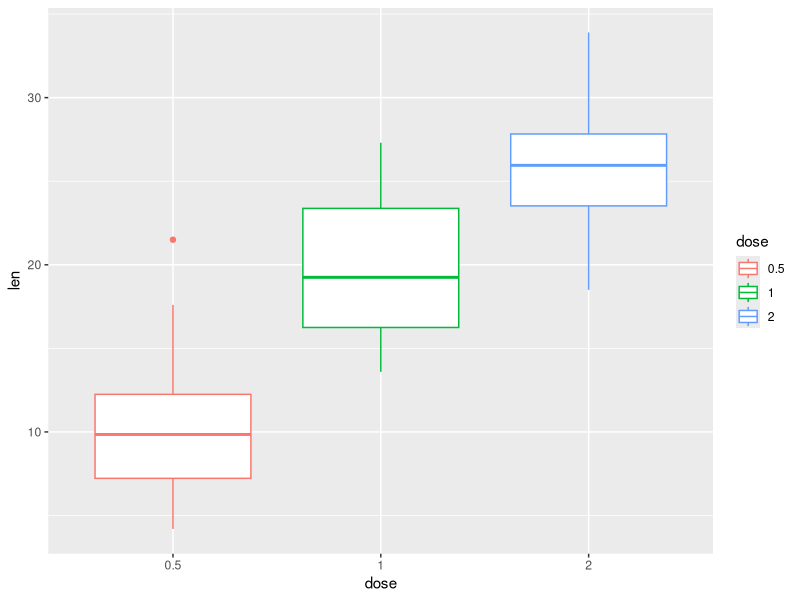

The R source for this figure: (Note: this script raises an error after producing the figure.)
## ---- chunk 1
knitr::opts_chunk$set(echo = TRUE)

#install.packages("tidyverse)
library("tidyverse")
## ---- chunk 2

data("ToothGrowth")

ToothGrowth_df <- ToothGrowth %>%
  group_by(supp, dose) %>%
  summarize(n=n(), mean = mean(len), sd = sd(len))

#head(ToothGrowth_df) # prints the first 6 rows of the dataframe
tail(ToothGrowth_df, 10) # prints the last 6 rows of the dataframe
## ---- chunk 3

data("ToothGrowth")

ToothGrowth_df2 <- ToothGrowth %>%
  group_by(dose, supp) %>%
  summarize(n=n(), mean=mean(len), sd = sd(len)) %>%
  dplyr::rename(supplement_type = supp) %>%
  mutate("micrograms/day" = dose * 1000) %>%
  ungroup() %>%    # in order to remove grouped columns, you must first ungroup.
  select(-dose)  %>%
  arrange(mean)

ToothGrowth_df2
## ---- chunk 4

data("iris")


iris_df <- iris  %>%
  gather(key="part_and_dimension", value="measurement", 1:4) %>%
  separate(col=part_and_dimension, into=c("part", "dimension")) %>%
  group_by(Species, part, dimension) %>% # no quotes around column names
  summarize(mean_measurement = mean(measurement)) %>%
  spread(key = "dimension",  value = "mean_measurement")


iris_df

## ---- chunk 5

# import tab separated text files
data <- read.delim("./DGE.tsv", sep="\t")

DGE_df1 <- data


head(DGE_df1,10)

## ---- chunk 6
# import tab separated text files
data <- read.delim("./DGE.tsv", sep="\t")
gene_lengths <- read.delim("./gene_ids.tsv", sep="\t")

# library sizes (million mapped reads = MMR)
expo1_MMR <- sum(data$expo_rep1) / 1000000
expo2_MMR <- sum(data$expo_rep2) / 1000000
stat1_MMR <- sum(data$stat_rep1) / 1000000
stat2_MMR <- sum(data$stat_rep2) / 1000000


# custom function that will be applied to dataframe
get_pvalue <- function(RPKM_a1,RPKM_a2,RPKM_b1,RPKM_b2){ 
  pval= t.test( x = c(RPKM_a1,RPKM_a2),
                y = c( RPKM_b1,RPKM_b2) )$p.value
  
  if(is.na(pval)){pval = 1}
  if(pval == Inf){pval = 1}
  if(pval == -Inf){pval = 0.0001}

  return(pval)
}

regulation <- function(log2fc, pval){
  if(log2fc > 1 & pval < 0.05 ){return('upregulated')}
  else if(log2fc < -1 & pval < 0.05 ){return('downregulated')}
  else{return('unchanged')}
}



# Start here. build up the dataframe layer-by-layer using piping. 
# Don't uncomment the code until the instructions tell you to. 

DGE_df2 <- data

  #mutate(expo_RPKM_rep1 = expo_rep1 / (length / 1000)  / expo1_MMR   )
 

  #rowwise() %>%
    #mutate(expo_mean_RPKM = mean(c(expo_RPKM_rep1, expo_RPKM_rep2)) ) 



nrow(DGE_df2) # count rows
head(DGE_df2,10) # print first 10 rows of DGE dataframe

#write.table(DGE_df2, "./DGE_analysis.tsv", sep="\t", row.name=FALSE)
## ---- chunk 7

#gene_lengths$gene_id <- as.character( gene_lengths$gene_id  ) # convert gene_id to character type
head(gene_lengths,3)

## ---- chunk 8

## BUG Change to ToothGrowth_df2 !!

#ToothGrowth_df2$"dose (ug/day)" <- as.integer( ToothGrowth_df2$"dose (ug/day)" )  # convert dose to integer
head(ToothGrowth_df2,3)

## ---- chunk 9

#iris_df$part <- as.factor( iris_df$part )   # convert part to factor
#iris_df$part <- factor( iris_df$part, levels=c("Sepal","Petal") ) # convert part to factor and/or re-level
head(iris_df)

## ---- chunk 10


head(DGE_df2)
## ---- chunk 11


head(DGE_df1)
## ---- chunk 12


## ---- chunk 13

ToothGrowth_df3 <- ToothGrowth
ToothGrowth_df3$dose <- as.factor(ToothGrowth_df3$dose) 

ggplot(ToothGrowth_df3, aes( x = dose, y = len, color = dose)) +
  geom_boxplot() 
#  geom_jitter(size = 1, position = position_dodge(.75)) 
#  theme_classic() 
#  facet_wrap(~supp) 
#  scale_color_manual(values=c("blue", "red", "orange")) 
#  labs(x="Dose (mg/day)", y="Length",title="Tooth Growth") 
#  scale_y_continuous(limits = c(0,40)) 
#  theme(plot.title = element_text(hjust = 0.5, size = 14) ) 
#  theme(axis.text = element_text(size = 10, color="black") ) 
#  theme(axis.title = element_text( size = 10) ) 
#  theme(legend.position = 'none')

#ggsave('toothgrowth_plot.png', device = 'png', path='./', dpi = 50)

## ---- chunk 14

#dataframe for volcano plot
DGE_df3 <- data %>%
  merge(gene_lengths, by="gene_id", all.x=TRUE) %>%
  mutate(expo_RPKM_rep1 = expo_rep1 / (length / 1000)  / expo1_MMR   ) %>%
  mutate(expo_RPKM_rep2 = expo_rep2 / (length / 1000)  / expo2_MMR   ) %>%
  mutate(stat_RPKM_rep1 = stat_rep1 / (length / 1000)  / stat1_MMR   ) %>%
  mutate(stat_RPKM_rep2 = stat_rep2 / (length / 1000)  / stat2_MMR   ) %>%
  select(gene_id, expo_RPKM_rep1, expo_RPKM_rep2, stat_RPKM_rep1, stat_RPKM_rep2) %>%
 rowwise() %>%
  mutate(expo_mean_RPKM = mean(c(expo_RPKM_rep1, expo_RPKM_rep2)) ) %>%
  mutate(stat_mean_RPKM = mean(c(stat_RPKM_rep1, stat_RPKM_rep2)) ) %>%
  mutate(log2FC = log2((expo_mean_RPKM+1)/(stat_mean_RPKM+1))) %>%
  mutate(pvalue = get_pvalue(expo_RPKM_rep1,
                             expo_RPKM_rep2,
                             stat_RPKM_rep1,
                             stat_RPKM_rep2) )%>%
  select(-expo_RPKM_rep1, -expo_RPKM_rep2,-stat_RPKM_rep1,-stat_RPKM_rep2) %>%
  mutate(regulation = regulation(log2fc = log2FC, pval = pvalue)) %>%
  arrange(desc(regulation))

head(DGE_df3)
## ---- chunk 15

ggplot(data = ..., mapping = aes( x = ..., y = -log10(pvalue), color = ...))



#ggsave('DGE_volcano_plot.pdf', path='./', device = 'pdf', width = 10, height = 10)

